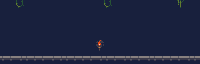

Below is a game level as drawn by its tile map, then a one-line description and the .tmx file that defines it, in full:
An orthogonal 25x8 tile map with 8x8 px tiles, 2 tile layers (Background, Terrain).

<map version="1.0" tiledversion="1.0.3" orientation="orthogonal" renderorder="right-down" width="25" height="8" tilewidth="8" tileheight="8" nextobjectid="1">
 <tileset firstgid="1" source="tilesets/cavesofgallet_tiles.tsx" />
 <layer name="Background" width="25" height="8">
  <data encoding="csv">
1,1,1,1,1,1,1,1,1,1,1,1,1,1,1,1,1,1,1,1,1,1,1,1,1,
1,1,1,1,1,1,1,1,1,1,1,1,1,1,1,1,1,1,1,1,1,1,1,1,1,
1,1,1,1,1,1,1,1,1,1,1,1,1,1,1,1,1,1,1,1,1,1,1,1,1,
1,1,1,1,1,1,1,1,1,1,1,1,1,1,1,1,1,1,1,1,1,1,1,1,1,
1,1,1,1,1,1,1,1,1,1,1,1,1,1,1,1,1,1,1,1,1,1,1,1,1,
1,1,1,1,1,1,1,1,1,1,1,1,1,1,1,1,1,1,1,1,1,1,1,1,1,
1,1,1,1,1,1,1,1,1,1,1,1,1,1,1,1,1,1,1,1,1,1,1,1,1,
1,1,1,1,1,1,1,1,1,1,1,1,1,1,1,1,1,1,1,1,1,1,1,1,1
</data>
 </layer>
 <layer name="Terrain" width="25" height="8">
  <data encoding="csv">
1,1,88,1,1,1,1,1,1,1,1,1,1,88,1,1,1,1,1,1,1,1,87,1,1,
1,1,1,1,1,1,1,1,1,1,1,1,1,1,1,1,1,1,1,1,1,1,1,1,1,
1,1,1,1,1,1,1,1,1,1,1,1,1,1,1,1,1,1,1,1,1,1,1,1,1,
1,1,0,1,1,1,1,1,1,1,1,1,1,1,1,1,1,1,1,1,1,1,0,1,1,
1,1,0,1,1,1,1,1,1,1,1,1,1,1,1,1,1,1,1,1,1,1,0,1,1,
1,1,0,1,1,1,1,1,1,1,1,1,46,1,1,1,1,1,1,1,1,1,0,1,1,
1,1,1,1,1,1,1,1,1,1,1,1,54,1,1,1,1,1,1,1,1,1,1,1,1,
13,13,2147483661,13,13,13,2147483661,2147483661,13,13,13,13,2147483661,13,13,2147483661,13,13,2147483661,13,13,13,13,2147483661,13
</data>
 </layer>
</map>